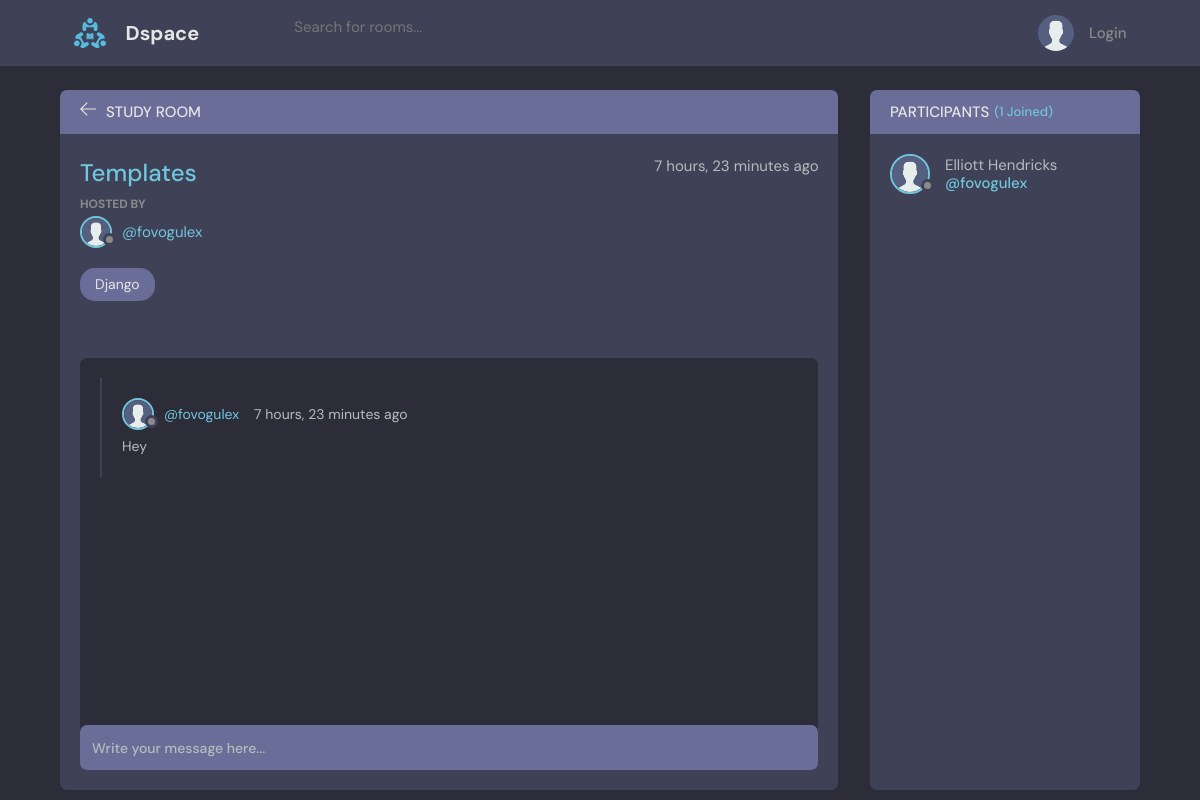
Screenshot of /room/7/ with the database file from the repository.
### base/models.py (models this page shows, shortened)
class Room(models.Model):
    host = models.ForeignKey(User, on_delete=models.SET_NULL, null=True)
    topic = models.ForeignKey(Topic, on_delete=models.SET_NULL, null=True)
    name = models.CharField(max_length=75)
    participants = models.ManyToManyField(User, related_name='participants', blank=True)
    description = models.TextField(null=True, blank=True)
    updated = models.DateTimeField(auto_now=True)
    created = models.DateTimeField(auto_now_add=True)
    class Meta:
        ordering = ['-updated', '-created']

class User(AbstractUser):
    name  = models.CharField(max_length=100)
    email = models.EmailField(unique=True)
    bio = models.TextField(null=True)
    avatar = models.ImageField(null=True, default="avatar.svg")
    USERNAME_FIELD = 'email'
    REQUIRED_FIELDS = ['username']

class Topic(models.Model):
    name = models.CharField(max_length=50)
    def __str__(self):
        return self.name

class Message(models.Model):
    user = models.ForeignKey(User, on_delete=models.CASCADE)
    room = models.ForeignKey(Room, on_delete=models.CASCADE)
    body = models.TextField()
    updated = models.DateTimeField(auto_now=True)
    created = models.DateTimeField(auto_now_add=True)
    class Meta:
        ordering = ['-updated', '-created']

### base/views.py (the view, shortened to what this page needs)
# urls.py: path("room/<str:pk>/", views.room, name="room"),
def room(request, pk):
    room = Room.objects.get(id=pk)
    room_messages = room.message_set.all().order_by('-created')
    participants = room.participants.all()
    context = {'room': room,'room_messages':room_messages,'participants':participants}
    return render(request, 'base/room.html', context)

### base/templates/base/room.html (shortened to what this page needs)
{% extends 'main.html' %}
{% block content %}
<main class="profile-page layout layout--2">
  <div class="container">
    <div class="room">
      <div class="room__top">
        <div class="room__topLeft">
          <a href="{% url 'home' %}">
            <svg version="1.1" xmlns="http://www.w3.org/2000/svg" width="32" height="32" viewBox="0 0 32 32">
              <title>arrow-left</title>
              <path
                d="M13.723 2.286l-13.723 13.714 13.719 13.714 1.616-1.611-10.96-10.96h27.625v-2.286h-27.625l10.965-10.965-1.616-1.607z">
              </path>
            </svg>
          </a>
          <h3>Study Room</h3>
        </div>
      </div>
      <div class="room__box scroll">
        <div class="room__header scroll">
          <div class="room__info">
            <h3>{{room.name}}</h3>
            <span>{{room.created|timesince}} ago</span>
          </div>
          <div class="room__hosted">
            <p>Hosted By</p>
            <a href="{% url 'user-profile' room.host.id %}" class="room__author">
              <div class="avatar avatar--small">
                <img src="{{room.host.avatar.url}}" />
              </div>
              <span>@{{room.host.username}}</span>
            </a>
          </div>
          <span class="room__topics">{{room.topic}}</span>
        </div>
        <div class="room__conversation">
          <div class="threads scroll">
            {% for message in room_messages %}
            <div class="thread">
              <div class="thread__top">
                <div class="thread__author">
                  <a href="{% url 'user-profile' message.user.id %}" class="thread__authorInfo">
                    <div class="avatar avatar--small">
                      <img src="{{message.user.avatar.url}}" />
                    </div>
                    <span>@{{message.user.username}}</span>
                  </a>
                  <span class="thread__date">{{message.created|timesince}} ago</span>
                </div>
              </div>
              <div class="thread__details">
                {{message.body}}
              </div>
            </div>
            {% endfor %}
          </div>
        </div>
      </div>
      <div class="room__message">
        <form action="" method="POST">
          <input name="body" placeholder="Write your message here..." />
        </form>
      </div>
    </div>
    <div class="participants">
      <h3 class="participants__top">Participants <span>({{participants.count}} Joined)</span></h3>
      <div class="participants__list scroll">
        {% for user in participants %}
        <a href="{%  url 'user-profile' user.id %}" class="participant">
          <div class="avatar avatar--medium">
            <img src="{{user.avatar.url}}" />
          </div>
          <p>
            {{user.name}}
            <span>@{{user.username}}</span>
          </p>
        </a>
        {% endfor %}
      </div>
    </div>
  </div>
</main>
{% endblock content %}

### rows the page displays
Room: name "Templates", created "7 hours, 23 minutes", host.avatar (placeholder picture), host.username "fovogulex", topic "Django"
Message: user.avatar (placeholder picture), user.username "fovogulex", created "7 hours, 23 minutes", body "Hey"
User: avatar (placeholder picture), name "Elliott Hendricks", username "fovogulex"

### other values shown
{{ participants.count }} "1"
